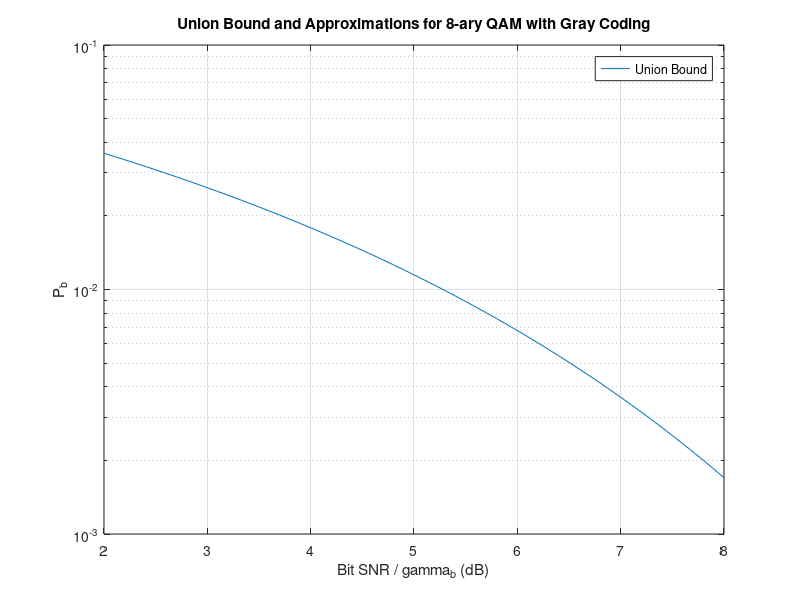

Write MATLAB code to recreate this figure.
 clc
clear
close all

%%%% Lei(Raymond) Chi ps05 


%% question 1
% a
P_e = 10^(-5);
p = -0.217;
gemma_b1 = (qfuncinv(P_e))^2 / (1 - real(p));
gemma_b1_db = 10 * log10(gemma_b1) 
% b
gemma_b2 = (qfuncinv(P_e))^2;
gemma_b2_db = 10 * log10(gemma_b2)
% c 
gemma_b3 = -log(2*P_e)*2;
gemma_b3_db = 10 * log10(gemma_b3)


%% question 2

% "00" = 45 deg
% "01" = 135 deg
% "11" = -135 deg
% "10" = -45 deg

first = 0 + 45;
second = first - 135;
third = second - 135;
forth = third + 45; 
fifth = forth + -45; 

encode_phase = [first, second, third, forth, fifth]

%% question 3

% c

E_0 = 1;

d1 = sqrt(4*E_0);
d2 = sqrt(8*E_0);
d3 = sqrt(16*E_0);
d4 = sqrt(20*E_0);
d5 = sqrt(36*E_0);
d6 = sqrt(40*E_0);

points = [-3, 1; -1, 1; 1, 1; 3, 1; -3, -1; -1, -1; 1, -1; 3, -1];


% distances = [d1, d2, d3, d4, d5, d6];
% sorted_distances = sort(distances);

count_d1 = 0;  
count_d2 = 0; 
count_d3 = 0;  
count_d4 = 0; 
count_d5 = 0;  
count_d6 = 0; 

distance = 0; 

for i = 1:size(points, 1)
    for j = 1:size(points, 1)
        distance = norm(points(i, :) - points(j, :));
        if distance == d1
            count_d1 = count_d1 + 1;
        elseif distance == d2
            count_d2 = count_d2 + 1;
        elseif distance == d3
            count_d3 = count_d3 + 1;
        elseif distance == d4
            count_d4 = count_d4 + 1;
        elseif distance == d5
            count_d5 = count_d5 + 1;
        elseif distance == d6
            count_d6 = count_d6 + 1;
        end
    end
end
counters = count_d1 + count_d2 + count_d3 + count_d4 + count_d5 + count_d6;

disp(['Total Pairs: ' num2str(counters)]);
% d
% M = 8;
gamma_b_values_dB = 2:0.1:8;
gamma_b_values = 10.^(gamma_b_values_dB / 10);

beta = [2/2, 4/2, 8/2, 10/2, 18/2, 20/2];
a_values = [count_d1, count_d2, count_d3, count_d4, count_d5, count_d6]/24;

P_b_bound = zeros(size(gamma_b_values_dB));
for i = 1:length(a_values)
    P_b_bound = P_b_bound + (a_values(i) * qfunc(sqrt(beta(i) * gamma_b_values)))/3;
end

% max_value = max(beta);
% min_value = min(beta);
% P_b_approx_max_at_2dB = a_values(1) * qfunc(sqrt(max_value * 2));
% P_b_approx_max_at_8dB = a_values(1) * qfunc(sqrt(max_value * 8));
% 
% P_b_approx_min_at_2dB = a_values(1) * qfunc(sqrt(min_value * 2));
% P_b_approx_min_at_8dB = a_values(1) * qfunc(sqrt(min_value * 8));]

% f
ratioat2dB = 1 - (P_b_bound(1)/sum(P_b_bound))
ratioat8dB = 1 - (P_b_bound(end)/sum(P_b_bound))
figure;
semilogy(gamma_b_values_dB, P_b_bound, 'DisplayName', 'Union Bound');
xlabel('Bit SNR / gamma_b (dB)');
ylabel('P_b');
title('Union Bound and Approximations for 8-ary QAM with Gray Coding');
legend('Location', 'Best');
grid on;